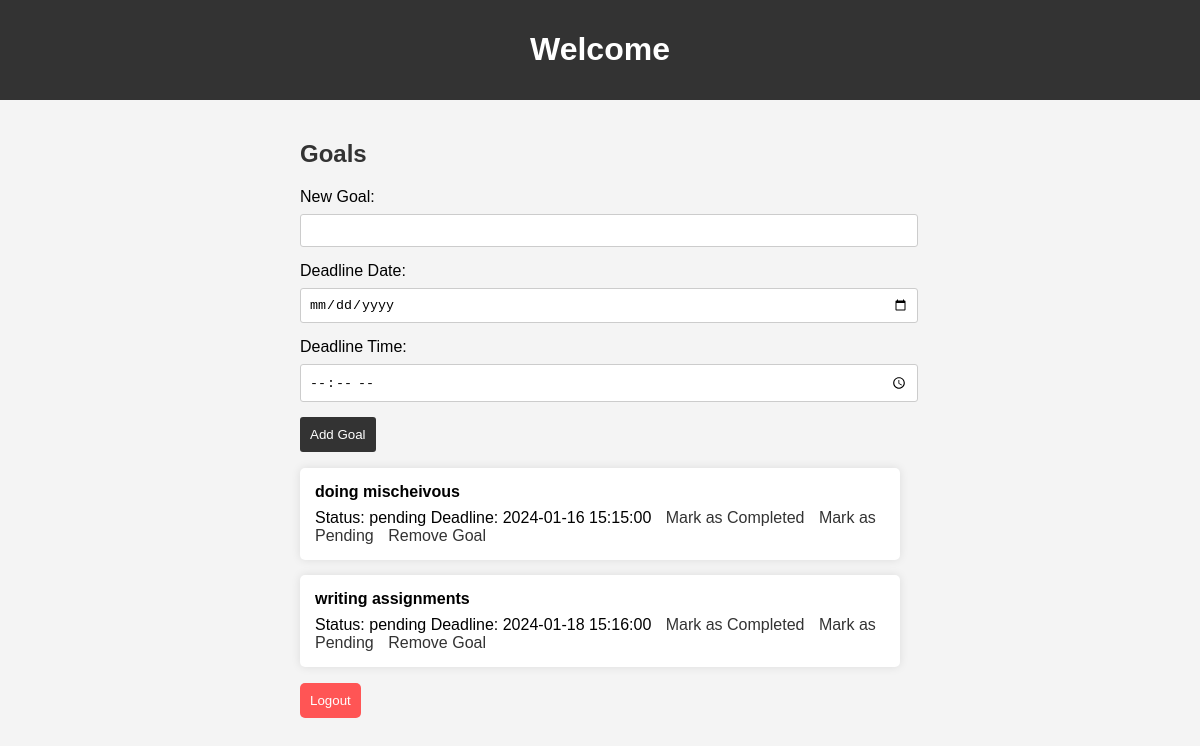
Before: /goals (signed in) with the older database file.
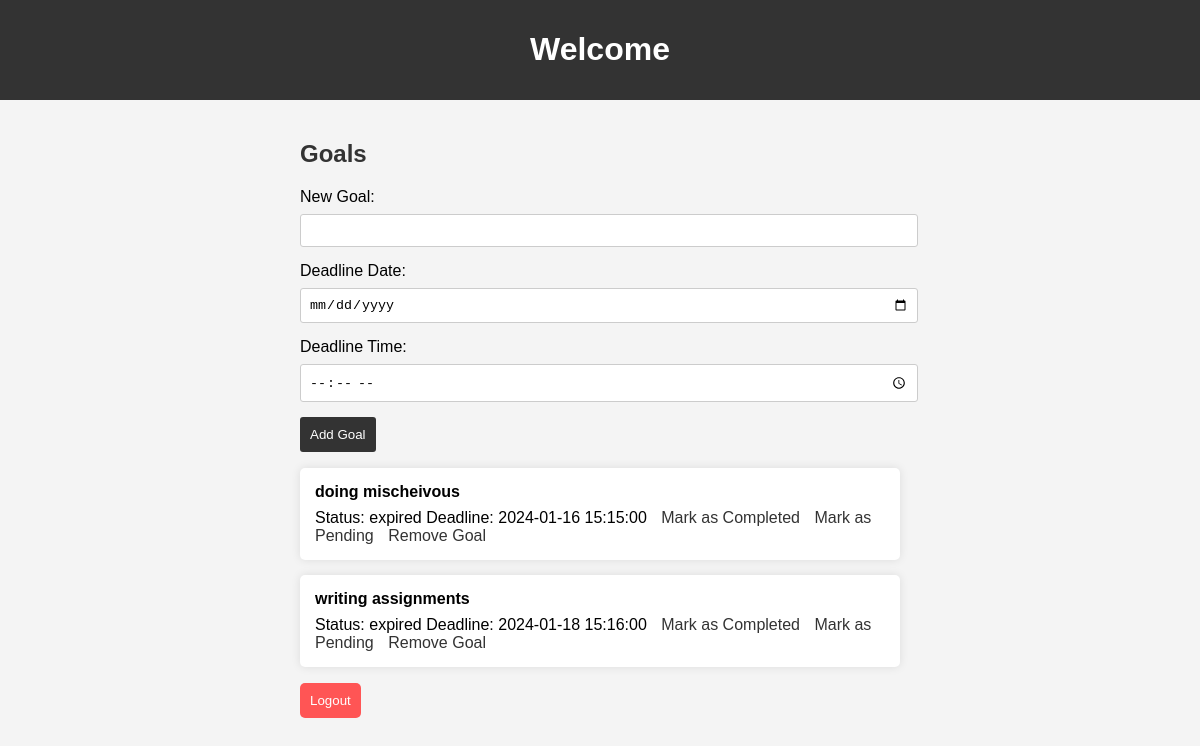
After: the same page with the newer database file.
### tables this page shows
CREATE TABLE goals (
        id INTEGER PRIMARY KEY AUTOINCREMENT,
        user_id INTEGER,
        goal TEXT NOT NULL,
        status TEXT DEFAULT 'pending',
        deadline DATETIME,
        FOREIGN KEY (user_id) REFERENCES users (id)
    );

### app.py (the view)
@app.route('/goals')
def goals():
    if 'user_id' not in session:
        flash('Please log in to view your goals.', 'error')
        return redirect(url_for('login'))
    user_id = session['user_id']
    update_expired_goals()  # Check and update expired goals
    cursor.execute('SELECT * FROM goals WHERE user_id=?', (user_id,))
    user_goals = cursor.fetchall()
    cursor.execute('SELECT COUNT(*) FROM goals WHERE user_id=? AND status="completed"', (user_id,))
    completed_goals_count = cursor.fetchone()[0]
    return render_template('goals.html', goals=user_goals, completed_goals_count=completed_goals_count)

### app.py (called while the page is built)
def update_expired_goals():
    current_datetime = datetime.now()
    cursor.execute('UPDATE goals SET status = "expired" WHERE deadline <= ?', (current_datetime,))
    conn.commit()

### templates/goals.html (shortened to what this page needs)
<!DOCTYPE html>
<html lang="en">
<head>
    <link rel="stylesheet" href="{{ url_for('static', filename='goals.css') }}">
</head>
<body>
    <header>
        <h1>Welcome</h1>
    </header>
    <div class="content-container">
        <div class="goals-container">
            <h2 style="color: #333;">Goals</h2>
            <form action="{{ url_for('add_goal') }}" method="post">
                <label for="goal" style="display: block; margin-bottom: 8px;">New Goal:</label>
                <input type="text" name="goal" required style="width: 100%; padding: 8px; margin-bottom: 15px; border: 1px solid #ccc; border-radius: 3px;">
                <label for="deadline_date" style="display: block; margin-bottom: 8px;">Deadline Date:</label>
                <input type="date" name="deadline_date" required style="width: 100%; padding: 8px; margin-bottom: 15px; border: 1px solid #ccc; border-radius: 3px;">
                <label for="deadline_time" style="display: block; margin-bottom: 8px;">Deadline Time:</label>
                <input type="time" name="deadline_time" required style="width: 100%; padding: 8px; margin-bottom: 15px; border: 1px solid #ccc; border-radius: 3px;">
                <button type="submit" style="background-color: #333; color: #fff; padding: 10px; border: none; border-radius: 3px; cursor: pointer;">Add Goal</button>
            </form>
            <ul style="list-style: none; padding: 0;">
                {% for goal in goals %}
                    <li style="margin-bottom: 15px; padding: 15px; background-color: #fff; box-shadow: 0 0 10px rgba(0, 0, 0, 0.1); border-radius: 5px;">
                        <span style="display: block; margin-bottom: 8px; font-weight: bold;">{{ goal[2] }}</span>
                        <span>Status: {{ goal[3] }}</span>
                        <span>Deadline: {{ goal[4] }} {{ goal[5] }}</span>
                        <a href="{{ url_for('update_status', goal_id=goal[0], status='completed') }}"
                           style="margin-left: 10px; color: #333; text-decoration: none;">Mark as Completed</a>
                        <a href="{{ url_for('update_status', goal_id=goal[0], status='pending') }}"
                         style="margin-left: 10px; color: #333; text-decoration: none;">Mark as Pending</a>
                        <a href="{{ url_for('update_status', goal_id=goal[0], status='removed') }}"
                        style="margin-left: 10px; color: #333; text-decoration: none;">Remove Goal</a>
                    </li>
                {% endfor %}
            </ul>
            <form action="{{ url_for('logout') }}" method="post">
                <button type="submit" class="logout-btn">Logout</button>
            </form>
        </div>
    </div>
</body>
</html>

### static/goals.css (style rules this page uses)
body { font-family: 'Arial', sans-serif; margin: 0; padding: 0; background-color: #f4f4f4; }
header { background-color: #333; color: white; padding: 10px; text-align: center; }
.content-container { padding: 20px; }
.goals-container { max-width: 600px; margin: 0 auto; }
.logout-btn { background-color: #ff5555; color: white; padding: 10px; border: none; border-radius: 5px; cursor: pointer; }

Changed rows visible on the page:
changed goals "doing mischeivous": status "pending" → "expired"
changed goals "writing assignments": status "pending" → "expired"
